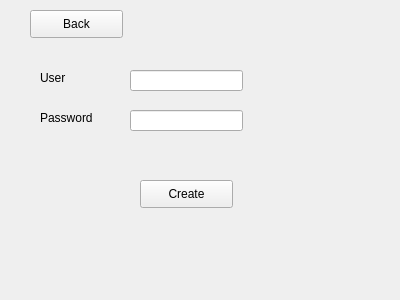
<?xml version="1.0" encoding="UTF-8"?>
<ui version="4.0">
 <class>CreateUserWindow</class>
 <widget class="QWidget" name="CreateUserWindow">
  <property name="geometry">
   <rect>
    <x>0</x>
    <y>0</y>
    <width>400</width>
    <height>300</height>
   </rect>
  </property>
  <property name="windowTitle">
   <string>CreateUser</string>
  </property>
  <widget class="QLineEdit" name="UserInput">
   <property name="geometry">
    <rect>
     <x>130</x>
     <y>70</y>
     <width>113</width>
     <height>21</height>
    </rect>
   </property>
  </widget>
  <widget class="QLineEdit" name="PasswordInput">
   <property name="geometry">
    <rect>
     <x>130</x>
     <y>110</y>
     <width>113</width>
     <height>21</height>
    </rect>
   </property>
  </widget>
  <widget class="QPushButton" name="pushButton">
   <property name="geometry">
    <rect>
     <x>140</x>
     <y>180</y>
     <width>93</width>
     <height>28</height>
    </rect>
   </property>
   <property name="text">
    <string>Create</string>
   </property>
  </widget>
  <widget class="QLabel" name="label">
   <property name="geometry">
    <rect>
     <x>40</x>
     <y>70</y>
     <width>72</width>
     <height>15</height>
    </rect>
   </property>
   <property name="text">
    <string>User</string>
   </property>
  </widget>
  <widget class="QLabel" name="label_2">
   <property name="geometry">
    <rect>
     <x>40</x>
     <y>110</y>
     <width>72</width>
     <height>15</height>
    </rect>
   </property>
   <property name="text">
    <string>Password</string>
   </property>
  </widget>
  <widget class="QPushButton" name="pushButton_2">
   <property name="geometry">
    <rect>
     <x>30</x>
     <y>10</y>
     <width>93</width>
     <height>28</height>
    </rect>
   </property>
   <property name="text">
    <string>Back</string>
   </property>
  </widget>
 </widget>
 <layoutdefault spacing="6" margin="11"/>
 <resources/>
 <connections>
  <connection>
   <sender>pushButton</sender>
   <signal>clicked()</signal>
   <receiver>CreateUserWindow</receiver>
   <slot>CreateClickedCreate()</slot>
   <hints>
    <hint type="sourcelabel">
     <x>205</x>
     <y>196</y>
    </hint>
    <hint type="destinationlabel">
     <x>296</x>
     <y>180</y>
    </hint>
   </hints>
  </connection>
  <connection>
   <sender>pushButton_2</sender>
   <signal>clicked()</signal>
   <receiver>CreateUserWindow</receiver>
   <slot>CreateClickedBack()</slot>
   <hints>
    <hint type="sourcelabel">
     <x>96</x>
     <y>24</y>
    </hint>
    <hint type="destinationlabel">
     <x>209</x>
     <y>24</y>
    </hint>
   </hints>
  </connection>
 </connections>
 <slots>
  <slot>CreateClickedBack()</slot>
  <slot>CreateClickedCreate()</slot>
 </slots>
</ui>
